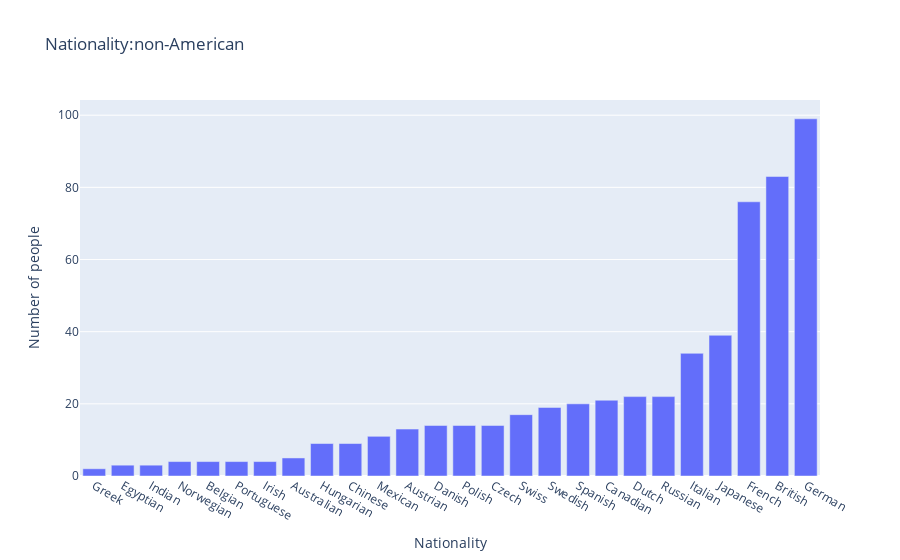

The notebook cell saved with this chart:
### Markdown cell above
### Nationality:non-American 
excluding 'American' and empty values

### Code cell
histogram_title = "Nationality:non-American"
ignore_list = ["","Male", "Female", "American"]

x_label = "Nationality"
y_label = "Number of people"

selected_field = "nationality"


histogram = create_histogram(data, x_label, y_label, histogram_title, entity_type, selected_field, ignore_list,"",1)
histogram.show()

### Figure 1 — Plotly figure (JSON) as saved in the notebook; plotly's stock layout.template omitted (floating-point values rounded to 4 significant figures)
{"data": [{"alignmentgroup": "True", "hovertemplate": "Nationality=%{x}<br>Number of people=%{y}<extra></extra>", "legendgroup": "", "marker": {"color": "#636efa", "pattern": {"shape": ""}}, "name": "", "offsetgroup": "", "orientation": "v", "showlegend": false, "textposition": "auto", "type": "bar", "x": ["Greek", "Egyptian", "Indian", "Norwegian", "Belgian", "Portuguese", "Irish", "Australian", "Hungarian", "Chinese", "Mexican", "Austrian", "Danish", "Polish", "Czech", "Swiss", "Swedish", "Spanish", "Canadian", "Dutch", "Russian", "Italian", "Japanese", "French", "British", "German"], "xaxis": "x", "y": [2, 3, 3, 4, 4, 4, 4, 5, 9, 9, 11, 13, 14, 14, 14, 17, 19, 20, 21, 22, 22, 34, 39, 76, 83, 99], "yaxis": "y"}], "layout": {"barmode": "relative", "legend": {"tracegroupgap": 0}, "title": {"text": "Nationality:non-American"}, "xaxis": {"anchor": "y", "domain": [0, 1], "title": {"text": "Nationality"}}, "yaxis": {"anchor": "x", "domain": [0, 1], "title": {"text": "Number of people"}}}}
